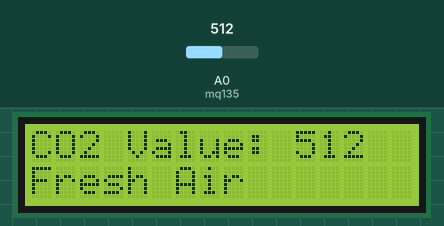
Simulated run of this sketch. Board: ESP8266 (NodeMCU). On the bench: 16×2 character LCD. The inputs (shaded band) are chosen by the test bench; at power-on: A0 (mq135) = 512. WiFi joins after 1.5 s; servers stay silent unless stated; what the sketch prints to the serial monitor is not drawn.

Above: at 5.1 s.
5.2 s: A0 (mq135) set to 810
At 6.6 s:
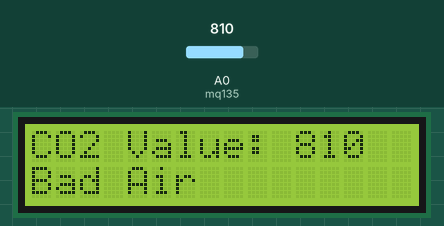
8.2 s: A0 (mq135) set to 790
At 8.6 s:
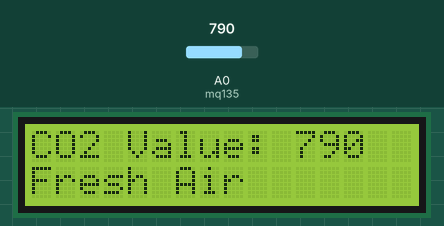
11.2 s: A0 (mq135) set to 900
At 11.9 s:
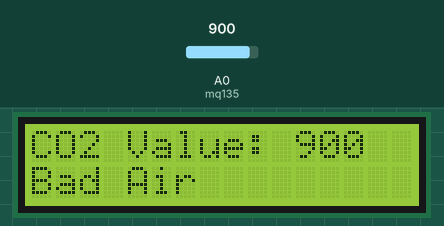
14.2 s: A0 (mq135) set to 1023
At 15.1 s:
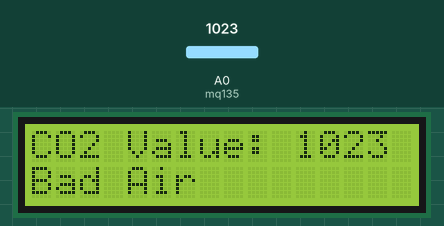
17.2 s: A0 (mq135) set to 716
At 18.4 s:
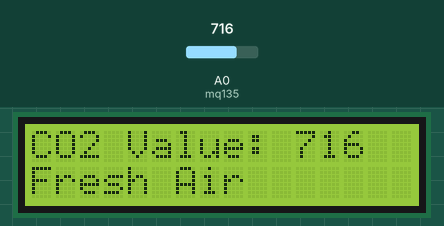
20.2 s: A0 (mq135) set to 0
At 21.0 s:
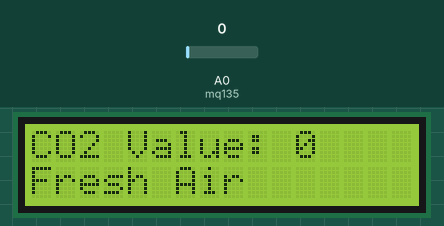
Timing chart, 0 to 23.2 s (numbered marks = the images above; inputs shaded):
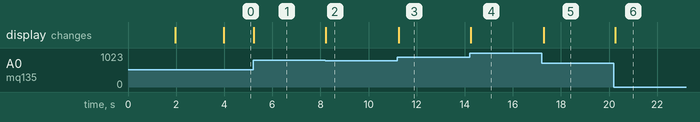

The sketch:

main.ino
```cpp
#define BLYNK_PRINT Serial
#include <SPI.h>
#include <ESP8266WiFi.h>
#include <BlynkSimpleEsp8266.h>
#include <DHT.h>
#include <MQ135.h>
#include <LiquidCrystal_I2C.h>

LiquidCrystal_I2C lcd(0x27,16,2);

#define BLYNK_TEMPLATE_ID "TMPL3meWbqpGq"
#define BLYNK_TEMPLATE_NAME "Internship"
#define BLYNK_AUTH_TOKEN "g2ARssbM7uQvDSIsxJFtPhLbwtAcFulW"
#define digital D0
char auth[] = BLYNK_AUTH_TOKEN;
char ssid[] = "iPhone";
char pass[] ="qwertyuiop";
int mq135= A0;
int AnalogData=0,DigitalData=0;
void setup() {

  Blynk.begin(auth, ssid, pass, "blynk.cloud", 80);
  Serial.begin(9600);
  Serial.println("Initializing LCD...");
  lcd.begin(16, 2);
  lcd.init();
  lcd.clear();
  lcd.backlight();
  lcd.setCursor(3,0);
  lcd.print("Air Quality");
  lcd.setCursor(3,1);
  lcd.print("Monitoring");
  delay(2000);
  lcd.clear();
}

void loop() {

  AnalogData=analogRead(mq135);
  Serial.println(AnalogData);

  if(AnalogData<800)
  {
    lcd.clear();
    lcd.setCursor(0,0);
    lcd.print("CO2 Value: ");
    lcd.print(AnalogData);
    lcd.setCursor(0, 1);
    lcd.print("Fresh Air");
    Serial.println("Fresh Air");
  }
  else if(AnalogData>800)
  {
    lcd.clear();
    lcd.setCursor(0,0);
    lcd.print("CO2 Value: ");
    lcd.print(AnalogData);
    lcd.setCursor(0, 1);
    lcd.print("Bad Air");
    Serial.println("Bad Air");
  }

  Blynk.virtualWrite(V0,AnalogData);

  Blynk.run();

}
```

Measured:
- after the input at 5.2 s, the display: changes at once (image 1)
- after the input at 8.2 s, the display: changes at once (image 2)
- after the input at 11.2 s, the display: changes after 0.06 s (image 3)
- after the input at 14.2 s, the display: changes after 0.05 s (image 4)
- after the input at 17.2 s, the display: changes after 0.08 s (image 5)
- after the input at 20.2 s, the display: changes after 0.05 s (image 6)
